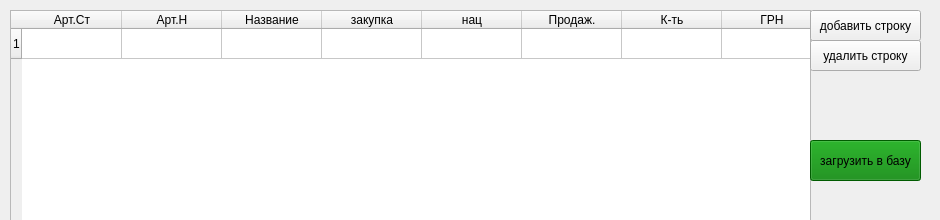
<?xml version="1.0" encoding="UTF-8"?>
<ui version="4.0">
 <class>Insert_FORM</class>
 <widget class="QWidget" name="Insert_FORM">
  <property name="geometry">
   <rect>
    <x>0</x>
    <y>0</y>
    <width>940</width>
    <height>220</height>
   </rect>
  </property>
  <property name="windowTitle">
   <string>Form</string>
  </property>
  <widget class="QTableWidget" name="tableWidget">
   <property name="geometry">
    <rect>
     <x>10</x>
     <y>10</y>
     <width>801</width>
     <height>721</height>
    </rect>
   </property>
   <property name="maximumSize">
    <size>
     <width>801</width>
     <height>16777215</height>
    </size>
   </property>
   <row>
    <property name="text">
     <string>1</string>
    </property>
   </row>
   <column>
    <property name="text">
     <string notr="true">Aрт.Ст</string>
    </property>
    <property name="toolTip">
     <string notr="true"/>
    </property>
    <property name="whatsThis">
     <string notr="true"/>
    </property>
   </column>
   <column>
    <property name="text">
     <string>Арт.H</string>
    </property>
   </column>
   <column>
    <property name="text">
     <string>Название</string>
    </property>
   </column>
   <column>
    <property name="text">
     <string>закупка</string>
    </property>
   </column>
   <column>
    <property name="text">
     <string>нац</string>
    </property>
   </column>
   <column>
    <property name="text">
     <string>Продаж.</string>
    </property>
   </column>
   <column>
    <property name="text">
     <string>К-ть</string>
    </property>
   </column>
   <column>
    <property name="text">
     <string>ГРН</string>
    </property>
    <property name="background">
     <color>
      <red>192</red>
      <green>252</green>
      <blue>187</blue>
     </color>
    </property>
   </column>
  </widget>
  <widget class="QPushButton" name="pushButton">
   <property name="geometry">
    <rect>
     <x>810</x>
     <y>10</y>
     <width>111</width>
     <height>31</height>
    </rect>
   </property>
   <property name="text">
    <string>добавить строку</string>
   </property>
  </widget>
  <widget class="QPushButton" name="pushButton_2">
   <property name="geometry">
    <rect>
     <x>810</x>
     <y>140</y>
     <width>111</width>
     <height>41</height>
    </rect>
   </property>
   <property name="autoFillBackground">
    <bool>false</bool>
   </property>
   <property name="styleSheet">
    <string notr="true">background-color:green</string>
   </property>
   <property name="text">
    <string>загрузить в базу</string>
   </property>
  </widget>
  <widget class="QPushButton" name="pushButton_3">
   <property name="geometry">
    <rect>
     <x>810</x>
     <y>40</y>
     <width>111</width>
     <height>31</height>
    </rect>
   </property>
   <property name="text">
    <string>удалить строку</string>
   </property>
  </widget>
 </widget>
 <resources/>
 <connections/>
</ui>
